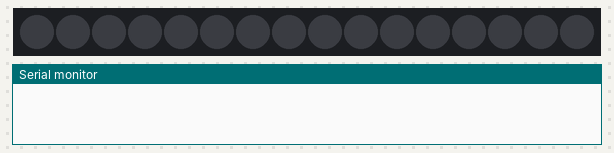
Bench run of a sketch on a simulated Arduino Uno, built with avr-gcc and run on an emulated ATmega328P. On the bench: 16 RGB LEDs in strip order, left to right, the last lines printed to the serial monitor. Dim RGB values are drawn brighter than linear.

Above: at 0.1 s.
At 1.25 s:
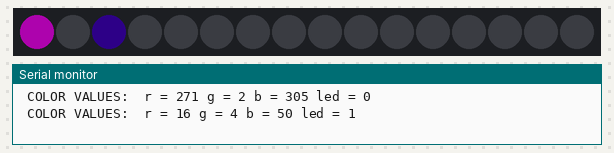
At 1.96 s:
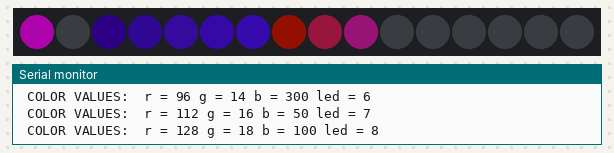
At 3.8 s:
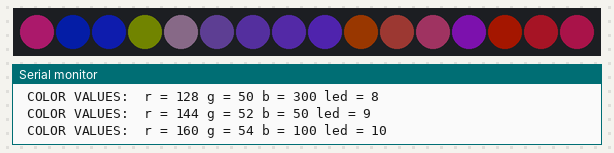
At 5.63 s:
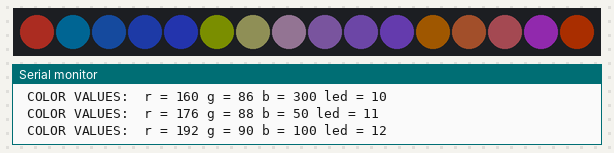
At 7.47 s:
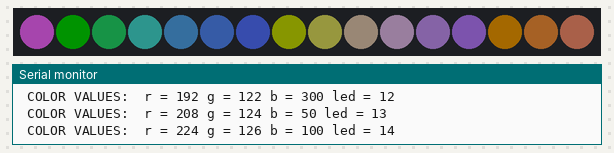

The sketch:

coleman_function.ino
```cpp
// RGBW (Red Green Blue White Neo-Pixel starter function
// CW Coleman 181214 a
#include <Adafruit_NeoPixel.h>
#ifdef __AVR__
  #include <avr/power.h>
#endif

#define PIN 6
#define NUM_LEDS 16
#define BRIGHTNESS 50
Adafruit_NeoPixel strip = Adafruit_NeoPixel(NUM_LEDS, PIN, NEO_GRBW + NEO_KHZ800);
// *******************************************************
void setup() {
  Serial.begin(115200);
  strip.setBrightness(BRIGHTNESS);
  strip.begin();
  strip.show(); // Initialize all pixels to 'off'
}
// *******************************************************
// Initialize some variables for the void loop()
// global vaiables
int led, red, green, blue, white;
int wait = 100;
int count = 0;
// *******************************************************

void loop() {
  red = 255;  green = 0; blue = 255; white = 10; led = 16;
  if (count = 0) neo_black(0,0,0,0,16);
  delay(1000);
  neo_function(red, green, blue, white, led);
  neo_black(0,0,0,0,16);

}
// *******************************************************
// globals l (LEDS)  done (stop variable)
int l = 0 ; int done;

void neo_function (int r, int g, int b, int w, int led_local ){
    wait = 100;
    done = 0;
    while (done < 64){
      strip.setPixelColor(l, r, g , b, w);
      strip.show();
      delay(wait);
      r = r + 16;
      g = g + 2;
      b = b + 50;
      w = w + 2;

      Serial.print(" COLOR VALUES:  r = ");
      Serial.print(r);
      Serial.print(" g = ");
      Serial.print(g);
      Serial.print(" b = ");
      Serial.print(b);
      Serial.print(" led = ");
      Serial.println(l);

      if (r > 255) r = 0;
      if (g > 255) g = 0;
      if (b > 255) b = 0;
      if (w > 10) w = 0;

      if (r < 0) r = 255;
      if (g  < 0) g = 255;
      if (b < 0) b = 255;
      if (w  < 0 ) w = 10;
       l= l + 1;
      if (l > (led_local-1)) l = 0;
      done = done + 1;
    }


}
// set to black ***************************************
void neo_black (int r, int g, int b, int w, int led ){
    //n is the led
    for (int n = 0; n < led;n++){
      strip.setPixelColor(n, r, g , b, w);
      strip.show();
    }

Serial.print(" * * BLACK * *");

}
```

Measured:
- by itself, everything shown: repeats every 7.5 s, in 64 steps
